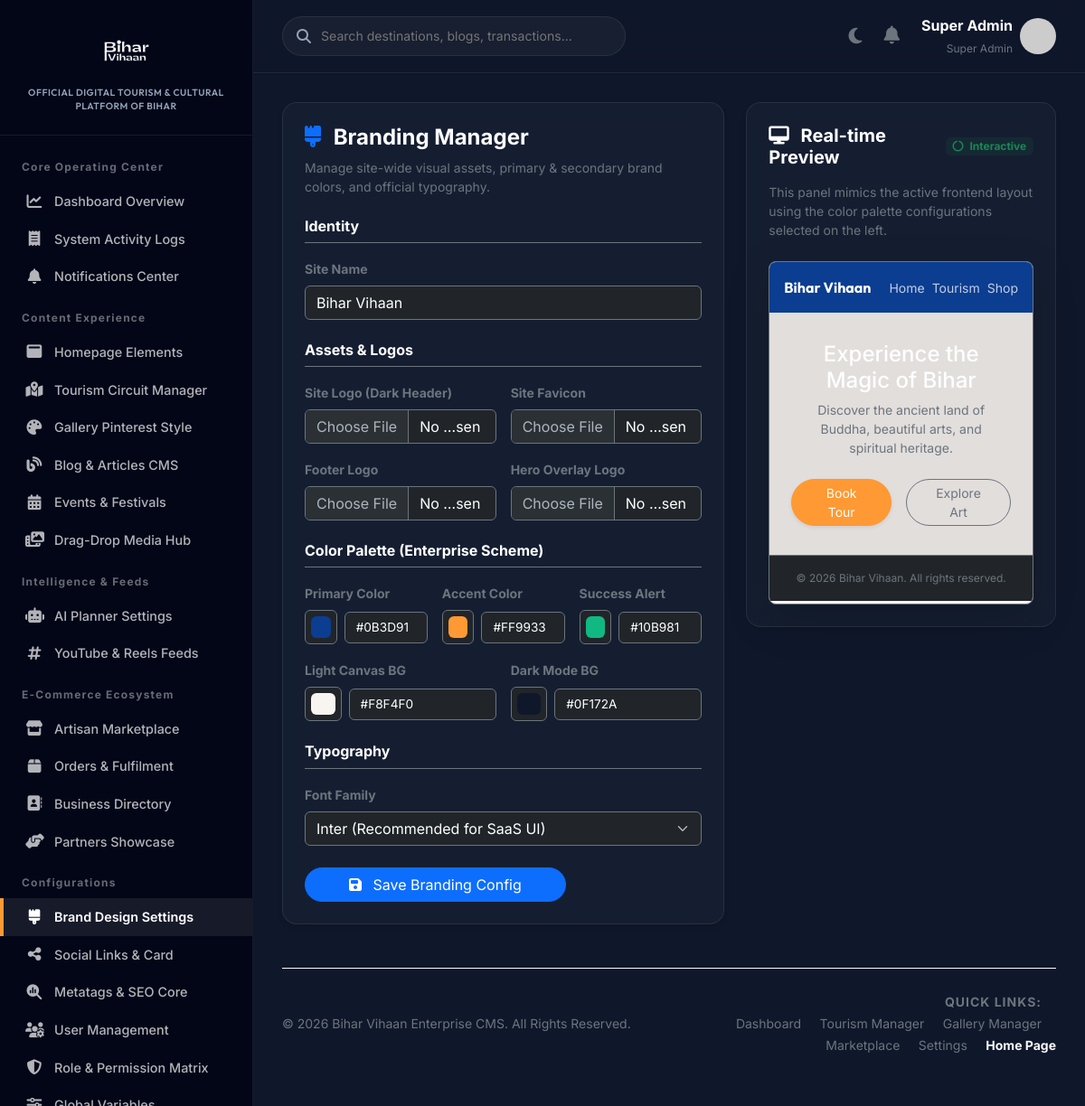
Page /admin/branding (signed in) on the committed database.
### tables this page shows
CREATE TABLE `branding_settings` (
  `id` int(11) NOT NULL AUTO_INCREMENT,
  `site_name` varchar(100) NOT NULL,
  `logo_url` varchar(255) DEFAULT NULL,
  `favicon_url` varchar(255) DEFAULT NULL,
  `footer_logo_url` varchar(255) DEFAULT NULL,
  `hero_logo_url` varchar(255) DEFAULT NULL,
  `primary_color` varchar(10) DEFAULT '#0B3D91',
  `accent_color` varchar(10) DEFAULT '#FF9933',
  `success_color` varchar(10) DEFAULT '#10B981',
  `background_color` varchar(10) DEFAULT '#F8F4F0',
  `dark_mode_bg` varchar(10) DEFAULT '#0F172A',
  `font_family` varchar(50) DEFAULT 'Inter',
  `updated_at` timestamp NOT NULL DEFAULT current_timestamp() ON UPDATE current_timestamp(),
  PRIMARY KEY (`id`)
);

### app/Views/admin/branding.php (the view, shortened to what the rows shown need)
<div class="row g-4">
    <div class="col-lg-7">
        <div class="glass-card">
            <h4 class="mb-2 fw-bold text-white"><i class="fa-solid fa-brush text-primary me-2"></i> Branding Manager</h4>
            <p class="text-secondary small mb-4">Manage site-wide visual assets, primary & secondary brand colors, and official typography.</p>
            <form action="<?= BASE_URL ?>/admin/branding/update" method="POST" enctype="multipart/form-data">
                <div class="mb-4">
                    <h6 class="text-white fw-bold border-bottom border-secondary pb-2 mb-3">Identity</h6>
                    <div class="mb-3">
                        <label class="form-label text-secondary small fw-bold">Site Name</label>
                        <input type="text" name="site_name" id="site_name_input" class="form-control bg-dark border-secondary text-white" value="<?= htmlspecialchars($branding['site_name'] ?? 'Bihar Vihaan') ?>" required>
                    </div>
                </div>
                <div class="mb-4">
                    <h6 class="text-white fw-bold border-bottom border-secondary pb-2 mb-3">Assets & Logos</h6>
                    <div class="row g-3">
                        <div class="col-md-6">
                            <label class="form-label text-secondary small fw-bold">Site Logo (Dark Header)</label>
                            <input type="file" name="logo" class="form-control bg-dark border-secondary text-white" accept="image/*">
                        </div>
                        <div class="col-md-6">
                            <label class="form-label text-secondary small fw-bold">Site Favicon</label>
                            <input type="file" name="favicon" class="form-control bg-dark border-secondary text-white" accept="image/*">
                        </div>
                        <div class="col-md-6">
                            <label class="form-label text-secondary small fw-bold">Footer Logo</label>
                            <input type="file" name="footer_logo" class="form-control bg-dark border-secondary text-white" accept="image/*">
                        </div>
                        <div class="col-md-6">
                            <label class="form-label text-secondary small fw-bold">Hero Overlay Logo</label>
                            <input type="file" name="hero_logo" class="form-control bg-dark border-secondary text-white" accept="image/*">
                        </div>
                    </div>
                </div>
                <div class="mb-4">
                    <h6 class="text-white fw-bold border-bottom border-secondary pb-2 mb-3">Color Palette (Enterprise Scheme)</h6>
                    <div class="row g-3">
                        <div class="col-md-4">
                            <label class="form-label text-secondary small fw-bold">Primary Color</label>
                            <div class="d-flex gap-2 align-items-center">
                                <input type="color" name="primary_color" id="primary_color_input" class="form-control form-control-color border-secondary" style="width: 50px; height: 38px;" value="<?= htmlspecialchars($branding['primary_color'] ?? '#0B3D91') ?>">
                                <input type="text" class="form-control bg-dark border-secondary text-white text-uppercase" style="font-size:0.85rem;" id="primary_hex" value="<?= htmlspecialchars($branding['primary_color'] ?? '#0B3D91') ?>" readonly>
                            </div>
                        </div>
                        <div class="col-md-4">
                            <label class="form-label text-secondary small fw-bold">Accent Color</label>
                            <div class="d-flex gap-2 align-items-center">
                                <input type="color" name="accent_color" id="accent_color_input" class="form-control form-control-color border-secondary" style="width: 50px; height: 38px;" value="<?= htmlspecialchars($branding['accent_color'] ?? '#FF9933') ?>">
                                <input type="text" class="form-control bg-dark border-secondary text-white text-uppercase" style="font-size:0.85rem;" id="accent_hex" value="<?= htmlspecialchars($branding['accent_color'] ?? '#FF9933') ?>" readonly>
                            </div>
                        </div>
                        <div class="col-md-4">
                            <label class="form-label text-secondary small fw-bold">Success Alert</label>
                            <div class="d-flex gap-2 align-items-center">
                                <input type="color" name="success_color" id="success_color_input" class="form-control form-control-color border-secondary" style="width: 50px; height: 38px;" value="<?= htmlspecialchars($branding['success_color'] ?? '#10B981') ?>">
                                <input type="text" class="form-control bg-dark border-secondary text-white text-uppercase" style="font-size:0.85rem;" id="success_hex" value="<?= htmlspecialchars($branding['success_color'] ?? '#10B981') ?>" readonly>
                            </div>
                        </div>
                        <div class="col-md-6">
                            <label class="form-label text-secondary small fw-bold">Light Canvas BG</label>
                            <div class="d-flex gap-2 align-items-center">
                                <input type="color" name="background_color" id="background_color_input" class="form-control form-control-color border-secondary" style="width: 50px; height: 38px;" value="<?= htmlspecialchars($branding['background_color'] ?? '#F8F4F0') ?>">
                                <input type="text" class="form-control bg-dark border-secondary text-white text-uppercase" style="font-size:0.85rem;" id="background_hex" value="<?= htmlspecialchars($branding['background_color'] ?? '#F8F4F0') ?>" readonly>
                            </div>
                        </div>
                        <div class="col-md-6">
                            <label class="form-label text-secondary small fw-bold">Dark Mode BG</label>
                            <div class="d-flex gap-2 align-items-center">
                                <input type="color" name="dark_mode_bg" id="dark_mode_bg_input" class="form-control form-control-color border-secondary" style="width: 50px; height: 38px;" value="<?= htmlspecialchars($branding['dark_mode_bg'] ?? '#0F172A') ?>">
                                <input type="text" class="form-control bg-dark border-secondary text-white text-uppercase" style="font-size:0.85rem;" id="dark_mode_hex" value="<?= htmlspecialchars($branding['dark_mode_bg'] ?? '#0F172A') ?>" readonly>
                            </div>
                        </div>
                    </div>
                </div>
                <div class="mb-4">
                    <h6 class="text-white fw-bold border-bottom border-secondary pb-2 mb-3">Typography</h6>
                    <div class="mb-3">
                        <label class="form-label text-secondary small fw-bold">Font Family</label>
                        <select name="font_family" id="font_family_select" class="form-select bg-dark border-secondary text-white">
                            <option value="Inter" <?= ($branding['font_family']??'') === 'Inter' ? 'selected' : '' ?>>Inter (Recommended for SaaS UI)</option>
                        </select>
                    </div>
                </div>
                <button type="submit" class="btn btn-primary px-5 rounded-pill"><i class="fa-solid fa-save me-2"></i> Save Branding Config</button>
            </form>
        </div>
    </div>
    <div class="col-lg-5">
        <div class="glass-card sticky-top" style="top: 100px; z-index: 10;">
            <div class="d-flex justify-content-between align-items-center mb-3">
                <h5 class="mb-0 fw-bold text-white"><i class="fa-solid fa-desktop me-2"></i> Real-time Preview</h5>
                <span class="badge bg-success bg-opacity-10 text-success"><i class="fa-solid fa-circle-notch fa-spin me-1"></i> Interactive</span>
            </div>
            <p class="text-secondary small mb-4">This panel mimics the active frontend layout using the color palette configurations selected on the left.</p>
            <div id="mock-site-container" class="rounded-3 border border-secondary overflow-hidden shadow-lg" style="height: 380px; transition: all 0.3s ease;">
                <div id="mock-header" class="p-3 d-flex justify-content-between align-items-center text-white" style="transition: all 0.3s ease;">
                    <span id="mock-site-name" class="fw-bold" style="font-family: var(--font-display);"><?= htmlspecialchars($branding['site_name'] ?? 'Bihar Vihaan') ?></span>
                    <div class="d-flex gap-2 text-white small opacity-75">
                        <span>Home</span>
                        <span>Tourism</span>
                        <span>Shop</span>
                    </div>
                </div>
                <div class="p-4 text-center bg-dark bg-opacity-10 d-flex flex-column justify-content-center align-items-center" style="height: calc(100% - 110px);">
                    <h4 class="fw-extrabold text-white mb-2" id="mock-hero-title">Experience the Magic of Bihar</h4>
                    <p class="small text-secondary px-3 mb-4">Discover the ancient land of Buddha, beautiful arts, and spiritual heritage.</p>
                    <div class="d-flex gap-3 justify-content-center">
                        <button id="mock-btn-primary" class="btn btn-sm text-white px-4 rounded-pill shadow-sm" style="transition: all 0.3s ease;">Book Tour</button>
                        <button id="mock-btn-secondary" class="btn btn-sm btn-outline-secondary px-4 rounded-pill">Explore Art</button>
                    </div>
                </div>
                <div class="p-3 bg-dark text-center text-secondary small border-top border-secondary" style="font-size:0.75rem;">
                    &copy; <?= date('Y') ?> <span id="mock-footer-site-name"><?= htmlspecialchars($branding['site_name'] ?? 'Bihar Vihaan') ?></span>. All rights reserved.
                </div>
            </div>
        </div>
    </div>
</div>

### app/Core/Router.php (shortened to what the rows shown need)
<?php
class Router {
    protected $routes = [];
    public function add($method, $route, $controller, $action = null) {
        $route = preg_replace('/\{([a-zA-Z0-9_]+)\}/', '(?P<$1>[^/]+)', $route);
        $route = '#^' . $route . '$#';
        $this->routes[] = [
            'method' => strtoupper($method),
            'route' => $route,
            'controller' => $controller,
            'action' => $action
        ];
    }
    public function dispatch($url, $requestMethod) {
        $url = parse_url($url, PHP_URL_PATH);
        $scriptName = str_replace('\\', '/', dirname($_SERVER['SCRIPT_NAME']));
        if ($scriptName !== '/') {
            $url = preg_replace('#^' . preg_quote($scriptName, '#') . '#', '', $url);
        }
        if (strpos($url, '/admin') === 0 || strpos($url, '/superadmin') === 0) {
            require_once __DIR__ . '/RoleMiddleware.php';
        }
        foreach ($this->routes as $routeInfo) {
            if ($routeInfo['method'] === $requestMethod && preg_match($routeInfo['route'], $url, $matches)) {
                $params = [];
                $controllerClass = "App\\Controllers\\" . $routeInfo['controller'];
                $action = $routeInfo['action'];
                if (class_exists($controllerClass)) {
                    $controller = new $controllerClass();
                    if (method_exists($controller, $action)) {
                        call_user_func_array([$controller, $action], [$params]);
                        return;
                    } else {
                        $this->abort("Action '$action' not found in controller '$controllerClass'", 500);
                        return;
                    }
                } else {
                    $this->abort("Controller class '$controllerClass' not found", 500);
                    return;
                }
            }
        }
    }
}

### rows in the picture
branding_settings: site_name "Bihar Vihaan", primary_color "#0b3d91", accent_color "#ff9933", success_color "#10b981", background_color "#f8f4f0", dark_mode_bg "#0f172a", font_family "Inter (Recommended for SaaS UI)"

### other values in the picture
$_SESSION['user_name'] "Super Admin"
$_SESSION['user_role'] "Super Admin"
